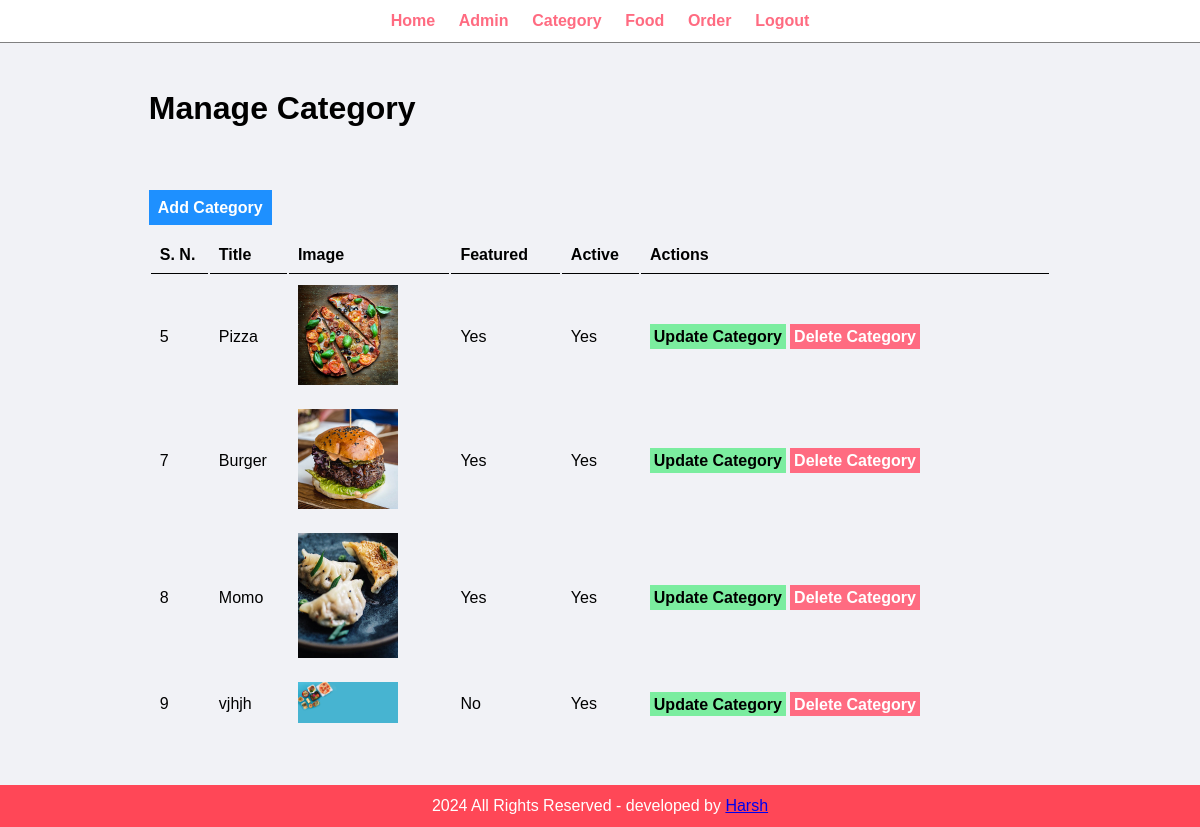
/food-order/admin/manage-category.php (signed in), run on the app's committed database.
### tables this page shows
CREATE TABLE `tbl_category` (
  `id` int(10) UNSIGNED NOT NULL,
  `title` varchar(100) NOT NULL,
  `image_name` varchar(255) NOT NULL,
  `featured` varchar(10) NOT NULL,
  `active` varchar(10) NOT NULL
);

### food-order/admin/manage-category.php (the view, shortened to what this page needs)
<?php include('partials/menu.php') ?>
<div class="main-content">
    <div class="wrapper">
    <h1>Manage Category</h1>
    <br>
    <br>
        <br><br>
    <a href="<?php echo SITEURL;?>admin/add-category.php"class="btn-primary" >Add Category</a>
    <br>
    <br>
    <table class="tbl-full">
        <tr>
            <th>S. N.</th>
            <th>Title</th>
            <th>Image</th>
            <th>Featured</th>
            <th>Active</th>
            <th>Actions</th>
        </tr>
        <?php
            $sql="SELECT * FROM tbl_category";
            $res=mysqli_query($conn,$sql);
            $count=mysqli_num_rows($res);
            if($count>0)
            {
                while($row=mysqli_fetch_assoc($res))
                {
                    $id=$row['id'];
                    $title=$row['title'];
                    $image_name=$row['image_name'];
                    $featured=$row['featured'];
                    $active=$row['active'];
                    ?>
                    <tr>
                <td><?php echo $id?></td>
                <td><?php echo $title?></td>
                <td>
                    <?php
                    if($image_name!="")
                    {
                        ?>
                        <img src="<?php echo SITEURL; ?>images/category/<?php echo $image_name; ?>" width="100px" >
                        <?php
                    }
                    else{
                        echo "<div class='error'>Image Not Added</div>";
                    }
                    ?>
                </td>
                <td><?php echo $featured?></td>
                <td><?php echo $active?></td>
                <td>
            <a href="<?php echo SITEURL; ?>admin/update-category.php?id=<?php echo $id; ?>"class="btn-secondary" >Update Category</a>
            <a href="<?php echo SITEURL; ?>admin/delete-category.php?id=<?php echo $id; ?>&image_name=<?php echo $image_name; ?> "class="btn-danger" >Delete Category</a>
            </td>
        </tr>
                    <?php
                }
            }
            else{
                ?>
                <td colspan="6"><div class="error">No Category Added</div></td>
                <?php
            }
        ?>
    </table>
    </div>
</div>
<?php include('partials/footer.php') ?>

### food-order/admin/partials/menu.php (shortened to what this page needs)
<!DOCTYPE html>
<html lang="en">
<head>
    <link rel="stylesheet" href="../css/admin.css">
</head>
<body>
     <div class="menu text-center">
        <div class="wrapper">
    <ul>
        <li><a href="index.php">Home</a></li>
        <li><a href="manage-admin.php">Admin</a></li>
        <li><a href="manage-category.php">Category</a></li>
        <li><a href="manage-food.php">Food</a></li>
        <li><a href="manage-order.php">Order</a></li>
        <li><a href="logout.php">Logout</a></li>
    </ul>
        </div>
     </div>

### food-order/admin/partials/footer.php
    <div class="footer">
     <div class="wrapper">
        <p class="text-center">2024 All Rights Reserved - developed by <a href="#">Harsh</a></p>
</div>
     </div>

### food-order/css/admin.css (style rules this page uses)
* { margin: 0; padding: 0%; font-family: Arial, Helvetica, sans-serif; }
.wrapper { padding: 1%; width: 80%; margin: auto; }
.tbl-full { width: 100%; }
table tr th { border-bottom: 1px solid black; padding: 1%; text-align: left; }
table tr td { padding: 1%; }
.btn-primary { background-color: #1e90ff; padding: 1%; color: white; text-decoration: none; font-weight: bold; }
.btn-secondary { background-color: #7bed9f; padding: 1%; color: black; text-decoration: none; font-weight: bold; }
.btn-danger { background-color: #ff6b81; padding: 1%; color: white; text-decoration: none; font-weight: bold; }
.text-center { text-align: center; }
.menu { border-bottom:1px solid grey ; }
.menu ul { list-style-type: none; }
.menu ul li { display: inline; padding: 1%; }
.menu ul li a { text-decoration: none; font-weight: bold; color: #ff6b81; }
.main-content { background-color: #f1f2f6; padding: 3%; }
.footer { background-color: #ff4757; color: white; }

### data on the page
tbl_category: id "5", title "Pizza", image_name (picture), featured "Yes", active "Yes"
tbl_category: id "7", title "Burger", image_name (picture), featured "Yes", active "Yes"
tbl_category: id "8", title "Momo", image_name (picture), featured "Yes", active "Yes"
tbl_category: id "9", title "vjhjh", image_name (picture), featured "No", active "Yes"
